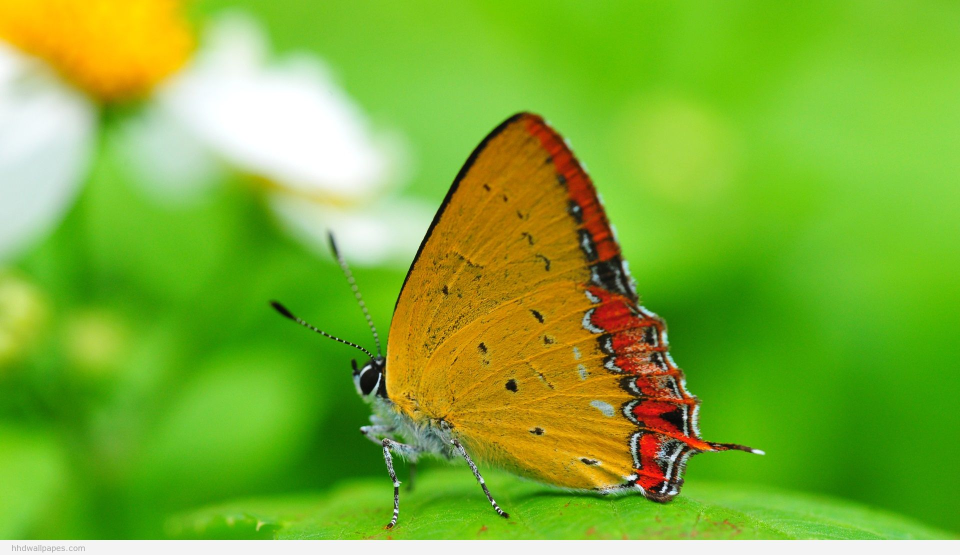
#> input picture capstone/butterfly.jpg, 1920 x 1110 px (shown at 1/2 size)
$ python segment.py   (Python 2 division)
#> lines starting #> are read from the running program, lines starting #| are printed output that depends on the picture
import numpy as np
import cv2


img = cv2.imread('butterfly.jpg')
#> img is the input picture: shape (1110, 1920, 3); mean B, G, R 49.4, 177, 125.3
img = cv2.resize(img, (0,0), fx = 0.25, fy = 0.25)
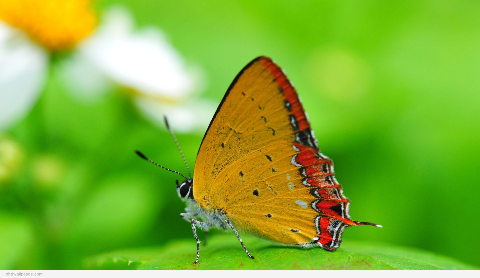
#> img: shape (278, 480, 3); mean B, G, R 49.8, 177.3, 125.7

# [32 lines left out: function kmeansproximity, not called in this run]

def agglom(img):
    img = cv2.resize(img, (0,0), fx = 0.25, fy = 0.25)
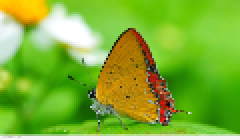
#> img: shape (70, 120, 3) (shown 2 times larger); mean of channels 0, 1, 2 51.4, 177.9, 126.7; drawn as B, G, R
    K = 100
    from sklearn.cluster import AgglomerativeClustering
    from sklearn.feature_extraction.image import grid_to_graph
    import time
    print "clustering: K = %d" % K
    t0 = time.time()
    connectivity = grid_to_graph(img.shape[0], img.shape[1])
    print connectivity.shape
#| (8400, 8400)
    X = np.reshape(img, (img.shape[0] * img.shape[1], img.shape[2]))
    print X.shape
#| (8400, 3)
    ward =  AgglomerativeClustering(n_clusters = K, linkage = 'ward',
                                    connectivity = connectivity)
    ward.fit(X)
    print ward.labels_.shape
#| (8400,)
    labels = np.reshape(ward.labels_, (img.shape[0], img.shape[1] ))
    print("Elapsed time: ", time.time() - t0)
    print("Number of pixels: ", labels.size)
#| Number of pixels:  8400
    print("Number of clusters: ", np.unique(labels).size)
#| Number of clusters:  100
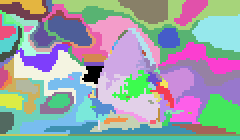
#> labels: shape (70, 120) int64 (shown 2 times larger); 100 distinct labels, from 0 to 99; one colour per label, 0 black
    #plot clusters
    display_cluster_avg(img, labels, K)
    #plot_cluster_contours(img, labels, K)

# [10 lines left out: function plot_cluster_contours, not called in this run]

def display_cluster_avg(img, labels, K):
#> called with K = 100
    from matplotlib import pyplot as plt
    import matplotlib.patches as mpatch
    import numpy as np

    plt.figure(figsize=(5, 5))

    #axes = plt.gca()
    #axes.add_patch(patch)
    for l in range(K):
        #l = 4
        color = np.mean(img[labels == l], axis = 0) / 255.
        segmentIndices =  np.where(labels == l)
        plt.scatter(segmentIndices[1], segmentIndices[0], color = color, alpha = 0.5, marker = ",", s = 5)

        plt.contour(labels == l, contours=1,
                     colors=[color], alpha = 1., linewidths = 0.1)
#> this loop made 100 passes
#> (color, segmentIndices) on passes 1 to 9: ([0.0542, 0.686, 0.358], 63 positions, rows 33 to 41, columns 41 to 51), ([0.25, 0.383, 0.57], 51 positions, rows 41 to 53, columns 75 to 86), ([0.0208, 0.451, 0.652], 326 positions, rows 15 to 44, columns 50 to 71), ([0.0776, 0.598, 0.325], 134 positions, rows 55 to 65, columns 45 to 80), ([0.0485, 0.555, 0.755], 338 positions, rows 36 to 60, columns 48 to 79), ([0.035, 0.555, 0.725], 40 positions, rows 7 to 12, columns 5 to 18), ([0.389, 0.543, 0.445], 64 positions, rows 49 to 58, columns 45 to 57), ([0.0766, 0.717, 0.381], 157 positions, rows 22 to 35, columns 8 to 34), ([0.00915, 0.579, 0.2], 339 positions, rows 36 to 66, columns 10 to 48)
    plt.imshow(img, alpha = .5)
    plt.show()
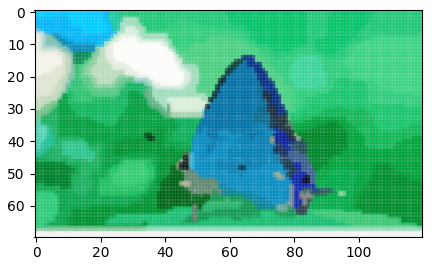
#> figure drawn by matplotlib, 1 panel

agglom(img)
